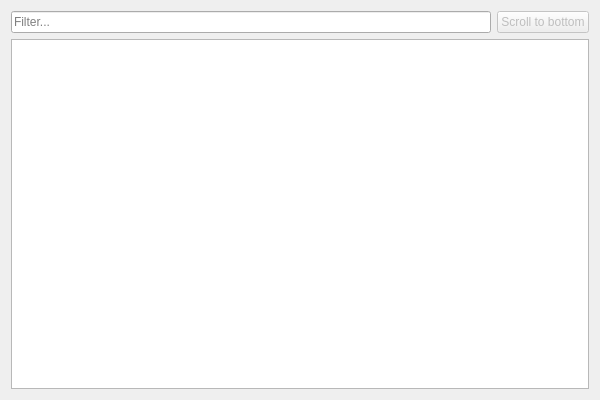
<?xml version="1.0" encoding="UTF-8"?>
<ui version="4.0">
 <class>chat_tab</class>
 <widget class="QWidget" name="chat_tab">
  <property name="geometry">
   <rect>
    <x>0</x>
    <y>0</y>
    <width>600</width>
    <height>400</height>
   </rect>
  </property>
  <property name="windowTitle">
   <string>Form</string>
  </property>
  <layout class="QVBoxLayout" name="verticalLayout">
   <item>
    <layout class="QHBoxLayout" name="topBar">
     <item>
      <widget class="QLineEdit" name="filterText">
       <property name="placeholderText">
        <string>Filter...</string>
       </property>
      </widget>
     </item>
     <item>
      <widget class="QPushButton" name="scrollToBottom">
       <property name="enabled">
        <bool>false</bool>
       </property>
       <property name="text">
        <string>Scroll to bottom</string>
       </property>
      </widget>
     </item>
    </layout>
   </item>
   <item>
    <widget class="QTextBrowser" name="chatView"/>
   </item>
  </layout>
 </widget>
 <resources/>
 <connections/>
</ui>
